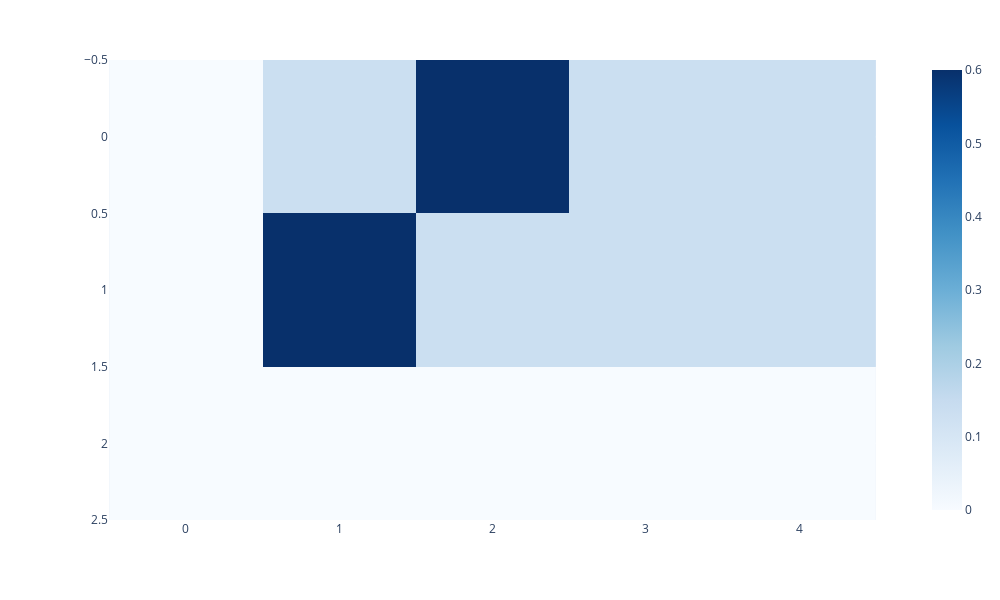

This figure's notebook cell:
### Code cell
class LabelSmoothingLoss(nn.Module):  
    "Implement label smoothing."  
    def __init__(self, size, padding_idx, smoothing=0.0): #size为词典大小  
        super(LabelSmoothingLoss, self).__init__()  
        self.criterion = nn.KLDivLoss(reduction="sum")  
        self.padding_idx = padding_idx  
        self.confidence = 1.0 - smoothing  
        self.smoothing = smoothing  
        self.size = size  
        self.true_dist = None  
          
    def forward(self, x, target):  
        assert x.size(1) == self.size  
        true_dist = x.data.clone()  
        true_dist.fill_(self.smoothing / (self.size - 2))  #预测结果不会是<SOS> #和<PAD>  
        true_dist.scatter_(1, target.data.unsqueeze(1), self.confidence)  
        true_dist[:, self.padding_idx] = 0  
        mask = torch.nonzero((target.data == self.padding_idx).int())  
        if mask.dim() > 0:  
            true_dist.index_fill_(0, mask.squeeze(), 0.0)  
        self.true_dist = true_dist  
        return self.criterion(x, true_dist)  
      
# Example of label smoothing.  
smooth_loss = LabelSmoothingLoss(5, 0, 0.4)  
predict = torch.FloatTensor([[1e-10, 0.2, 0.7, 0.1, 1e-10],  
                             [1e-10, 0.2, 0.7, 0.1, 1e-10],   
                             [1e-10, 0.2, 0.7, 0.1, 1e-10]])  
loss = smooth_loss(predict.log(), torch.LongTensor([2, 1, 0]))  
  
print("smoothed target:\n",smooth_loss.true_dist,"\n")   
print("loss:",loss)  
px.imshow(smooth_loss.true_dist,color_continuous_scale="blues",height=600,width=1000)

### Figure 1 — Plotly figure (JSON) as saved in the notebook; plotly's stock layout.template omitted (floating-point values rounded to 4 significant figures)
{"data": [{"coloraxis": "coloraxis", "hovertemplate": "x: %{x}<br>y: %{y}<br>color: %{z}<extra></extra>", "name": "0", "type": "heatmap", "xaxis": "x", "yaxis": "y", "z": [[0, 0.1333, 0.6, 0.1333, 0.1333], [0, 0.6, 0.1333, 0.1333, 0.1333], [0, 0, 0, 0, 0]]}], "layout": {"coloraxis": {"colorscale": [[0, "rgb(247,251,255)"], [0.125, "rgb(222,235,247)"], [0.25, "rgb(198,219,239)"], [0.375, "rgb(158,202,225)"], [0.5, "rgb(107,174,214)"], [0.625, "rgb(66,146,198)"], [0.75, "rgb(33,113,181)"], [0.875, "rgb(8,81,156)"], [1, "rgb(8,48,107)"]]}, "height": 600, "margin": {"t": 60}, "width": 1000, "xaxis": {"anchor": "y", "constrain": "domain", "domain": [0, 1], "scaleanchor": "y"}, "yaxis": {"anchor": "x", "autorange": "reversed", "constrain": "domain", "domain": [0, 1]}}}
